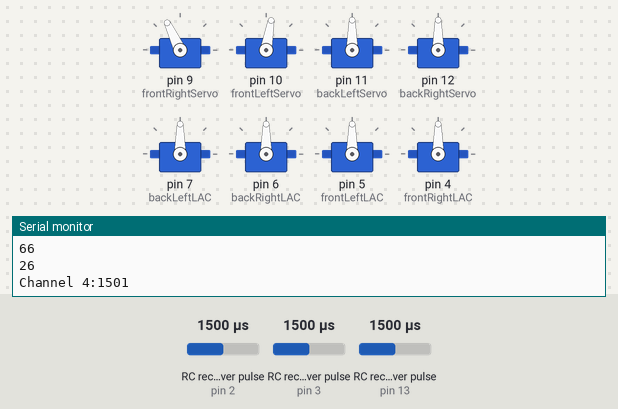
Simulated run of this sketch. Board: Arduino Uno, built with avr-gcc and run on an emulated ATmega328P. Parts: 8 × servo, the last lines printed to the serial monitor. Wiring (inferred from the names in the program): 3 × RC receiver channel: data pin 2 / data pin 3 / data pin 13. Inputs (shaded band) come from the test bench; at power-on: RC receiver pulse (sensors on pin 13, pin 2, pin 3) 1500 µs.

Above: at 1.2 s.
1.3 s: RC receiver pulse (sensor on pin 13) set to 1020 µs
2.8 s: RC receiver pulse (sensor on pin 2) set to 1020 µs
At 4.0 s:
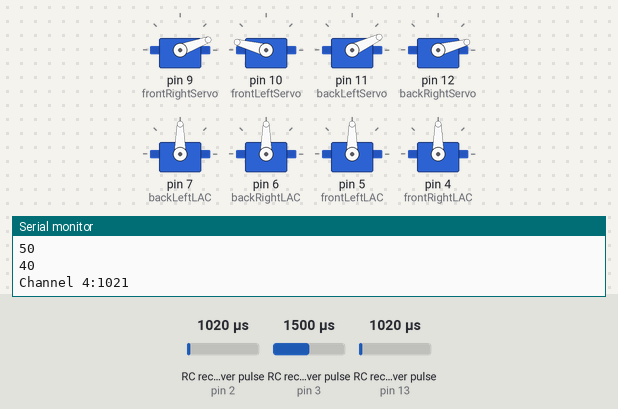
4.3 s: RC receiver pulse (sensor on pin 3) set to 1215 µs
5.8 s: RC receiver pulse (sensor on pin 3) set to 1182 µs
At 6.4 s:
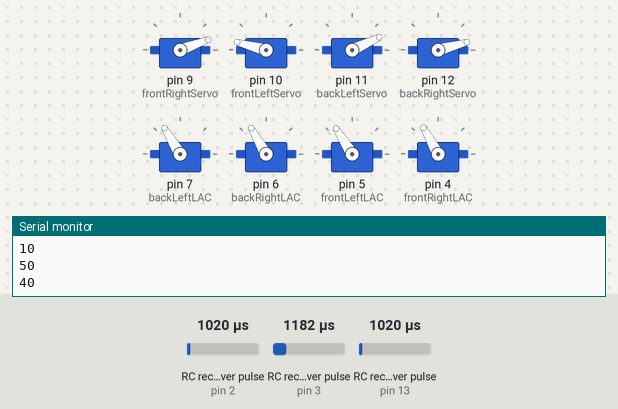
7.3 s: RC receiver pulse (sensor on pin 2) set to 1250 µs
At 8.0 s:
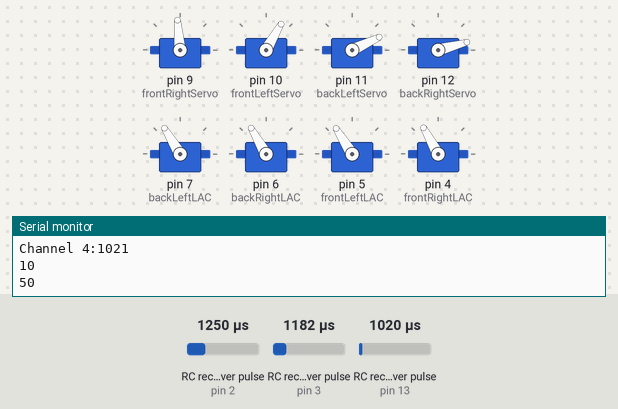
8.8 s: RC receiver pulse (sensor on pin 13) set to 1500 µs
At 9.3 s:
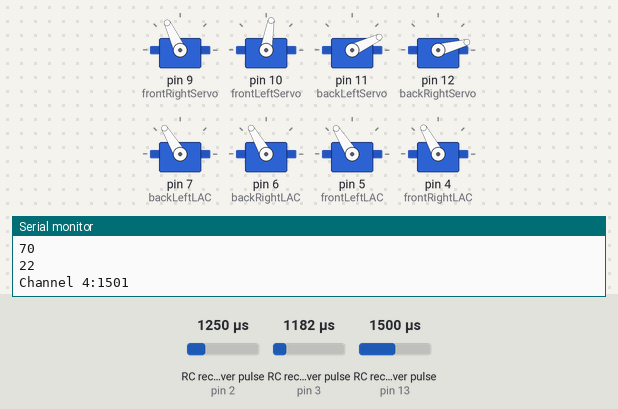
Timing chart, 0 to 12.8 s (numbered marks = the images above; inputs shaded):
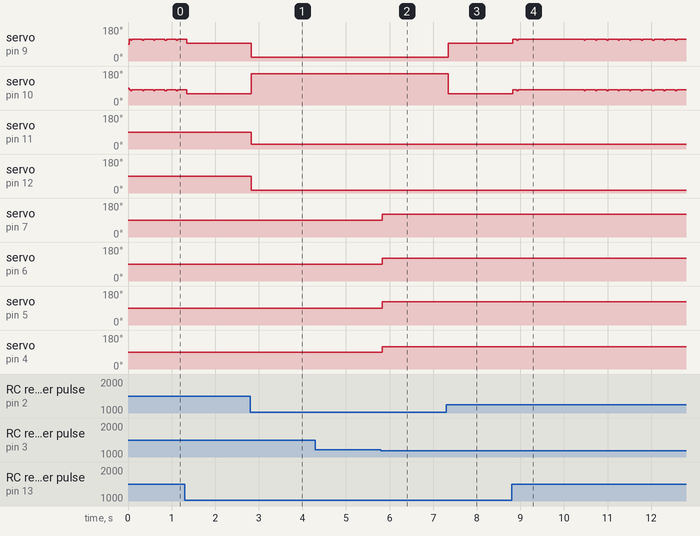

The sketch:

Complete_Landing_Gear2.0.ino
```cpp
#include  <Servo.h>

const int channel6Pin = 2; // Connect Ch6 to digital pin 2
const int channel5Pin = 3; // Connect Ch5 to digital pin 3
const int channel4Pin = 13; // Connect Ch4 to digital pin 13

int steeringValue = 0; //180 deg servo rotations for rotating the landing gear
int channel5Value = 0; //landing gear value (correlates to a switch)
int rudderValue = 0; //rudder value (correlates to the left stick lateral movement)

Servo frontRightServo; // front right leg rotation
Servo frontLeftServo; // front left leg rotation
Servo backLeftServo; // back left leg rotation
Servo backRightServo; //back right leg rotation

Servo backLeftLAC; // back left linear actuator
Servo backRightLAC; // back right linear actuator
Servo frontLeftLAC; // front left linear actuator
Servo frontRightLAC; // front right linear actuator

bool canRotate = true; // boolean that lets middle setting of rotation gear's for loop occur

void setup() {
  // put your setup code here, to run once:
  Serial.begin(9600);

  frontRightServo.attach(9);     // attaches the servo on pin 9 to the servo object at front right from pilot's perspective
  frontLeftServo.attach(10);    // attaches the servo on pin 10 to the servo object at front left from pilot's perspective
  backLeftServo.attach(11);    // attaches the servo on pin 11 to the servo object at back left from pilot's perspective
  backRightServo.attach(12);    // attaches the servo on pin 12 to the servo object at back right from pilot's perspective

  backLeftLAC.attach(7);        // attaches the linear actuator on pin 7 to the servo object at back left from pilot's perspective
  backRightLAC.attach(6);        // attaches the linear actuator on pin 6 to the servo object at back right from pilot's perspective
  frontLeftLAC.attach(5);        // attaches the linear actuator on pin 5 to the servo object at front left from pilot's perspective
  frontRightLAC.attach(4);        // attaches the linear actuator on pin 4 to the servo object at front right from pilot's perspective

}

void loop() {
  // put your main code here, to run repeatedly:
  steeringValue = pulseIn(channel6Pin, HIGH); // Read pulse duration for Ch6
  channel5Value = pulseIn(channel5Pin, HIGH); // Read pulse duration for Ch5
  rudderValue = pulseIn(channel4Pin, HIGH); //Read pulse duration for Ch4

  /*Serial.print("Channel 6:");
  Serial.println(steeringValue);
  Serial.print("\tChannel 5:");
  Serial.println(channel5Value);
  Serial.print("Can it rotate: ");
  Serial.println(canRotate); */
  Serial.print("Channel 4:");
  Serial.println(rudderValue);

  //Steering
  if ((steeringValue > 1200 && steeringValue < 1600) && canRotate){ //C switch middle position
    /*for (int i = frontRightServo.read(), j = frontLeftServo.read(); i != 115 && j != 65;){
    frontRightServo.write(i); //end goal: 0 / 115
    frontLeftServo.write(180-i); //end goal: 180 / 65
    backLeftServo.write(180-i); //end goal: 180 / 65
    backRightServo.write(i); //end goal: 0 /115
    if (i > 115)
      i--;
    else if (i < 115)
      i++;
    if (j > 65)
      j--;
    else if (j < 65);
      j++;
    delay(30);
    }
    canRotate = false;*/
  } else if (steeringValue < 1200){ //C switch highest position
//    frontRightServo.write(45);
//    frontLeftServo.write(135);
//    backLeftServo.write(165);
//    backRightServo.write(55);
    frontRightServo.write(20);
    frontLeftServo.write(165);
    backLeftServo.write(25);
    backRightServo.write(15);
  } else { //C switch lowest position
    frontRightServo.write(110);
    frontLeftServo.write(72);
    backLeftServo.write(115);
    backRightServo.write(100);
  }

  if (steeringValue <= 1200 || steeringValue >= 1600)
      canRotate = true;
    // Linear Actuators
  if (channel5Value > 1850) {
    backLeftLAC.writeMicroseconds(1200);
    backRightLAC.writeMicroseconds(1200);
    frontLeftLAC.writeMicroseconds(1200);
    frontRightLAC.writeMicroseconds(1200);
  } else if ((channel5Value > 1450) && (channel5Value < 1500)) {
    backLeftLAC.writeMicroseconds(1550);
    backRightLAC.writeMicroseconds(1590);
    frontLeftLAC.writeMicroseconds(1790);
    frontRightLAC.writeMicroseconds(1800);
  } else if(channel5Value < 1200)  {
    backLeftLAC.writeMicroseconds(1795);
    backRightLAC.writeMicroseconds(1785);
    frontLeftLAC.writeMicroseconds(1800);
    frontRightLAC.writeMicroseconds(1775);
  }

  //makeshift rudders
  int smoothedRuddValue = map(rudderValue, 1000, 2100, 10, 21);

  if (smoothedRuddValue > 18)
    smoothedRuddValue = 21;

  int sentRuddValue = map(smoothedRuddValue,10,21,50,95);
  int sentRuddValueInvert = map(smoothedRuddValue, 10,21,40,0);

  if (steeringValue >= 1200) {
  frontRightServo.write(sentRuddValue+45);
  frontLeftServo.write(sentRuddValue+10);
  }

  Serial.println(smoothedRuddValue);
  Serial.println(sentRuddValue);
  Serial.println(sentRuddValueInvert);
}
```

Measured:
- the behaviour switches between 1199 and 1198 µs on RC receiver pulse (sensor on pin 3) (found by bisection; images 1 and 2)
- after the input at 2.8 s, servo on pin 9 (frontRightServo): 95° → 20° at once; servo on pin 10 (frontLeftServo): 60° → 165° at once; servo on pin 11 (backLeftServo): 90° → 25° at once; servo on pin 12 (backRightServo): 90° → 15° at once
- after the input at 5.8 s, servo on pin 7 (backLeftLAC): 90° → 121° at once; servo on pin 6 (backRightLAC): 90° → 120° at once; servo on pin 5 (frontLeftLAC): 90° → 122° at once; servo on pin 4 (frontRightLAC): 90° → 119° at once
- after the input at 7.3 s, servo on pin 9 (frontRightServo): 20° → 95° after 0.05 s; servo on pin 10 (frontLeftServo): 165° → 60° after 0.05 s
- after the input at 8.8 s, servo on pin 9 (frontRightServo): goes 115° 0.09 s, 111° 0.03 s, 115° 1.5 s, 8 × (111° 0.02 s, 115° 0.24 s), 111° 0.03 s, then 115°, starting at once; servo on pin 10 (frontLeftServo): goes 80° 0.09 s, 76° 0.03 s, 80° 1.5 s, 8 × (76° 0.02 s, 80° 0.24 s), 76° 0.03 s, then 80°, starting at once
